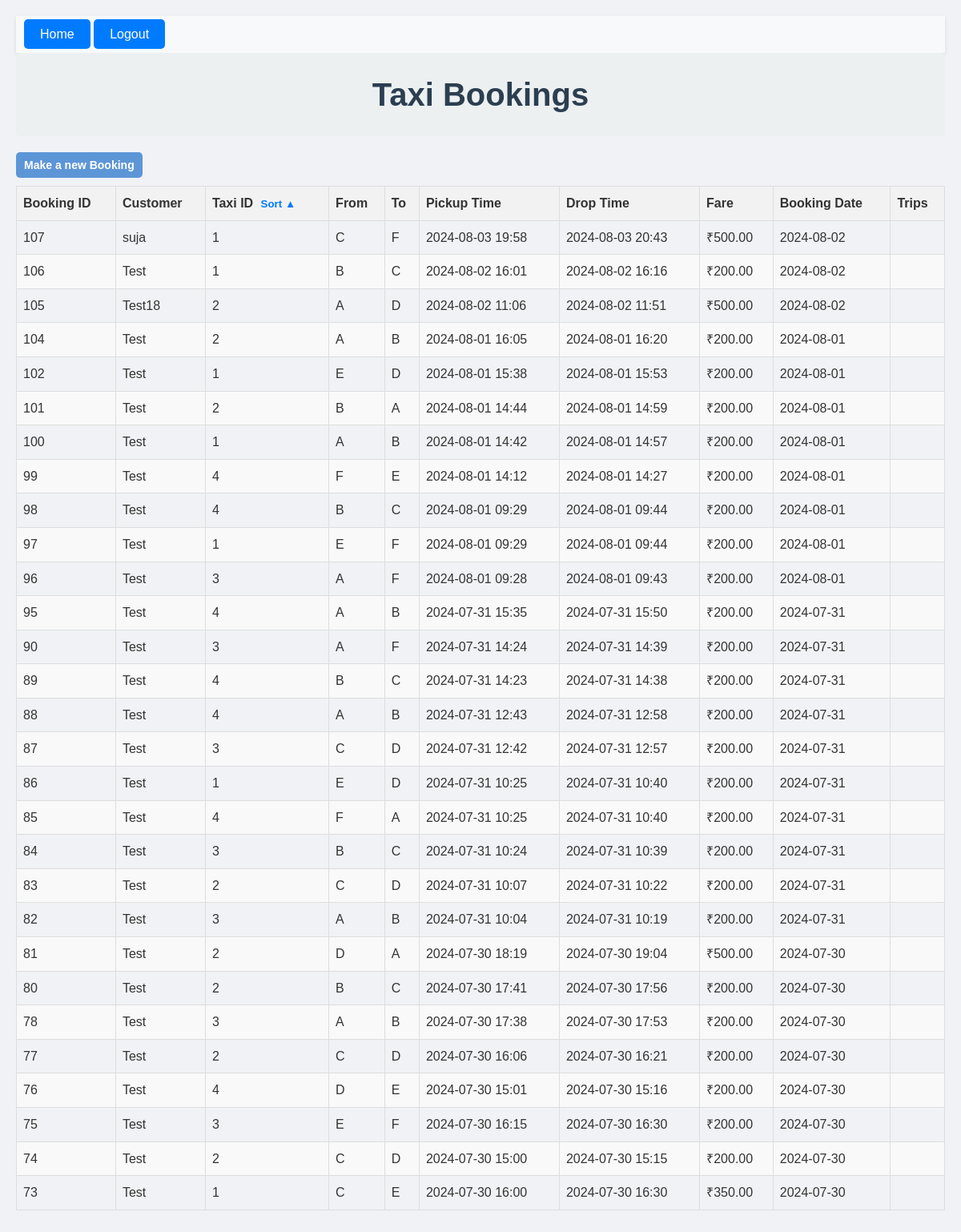
Before: /taxis/ (signed in) with the older database file.
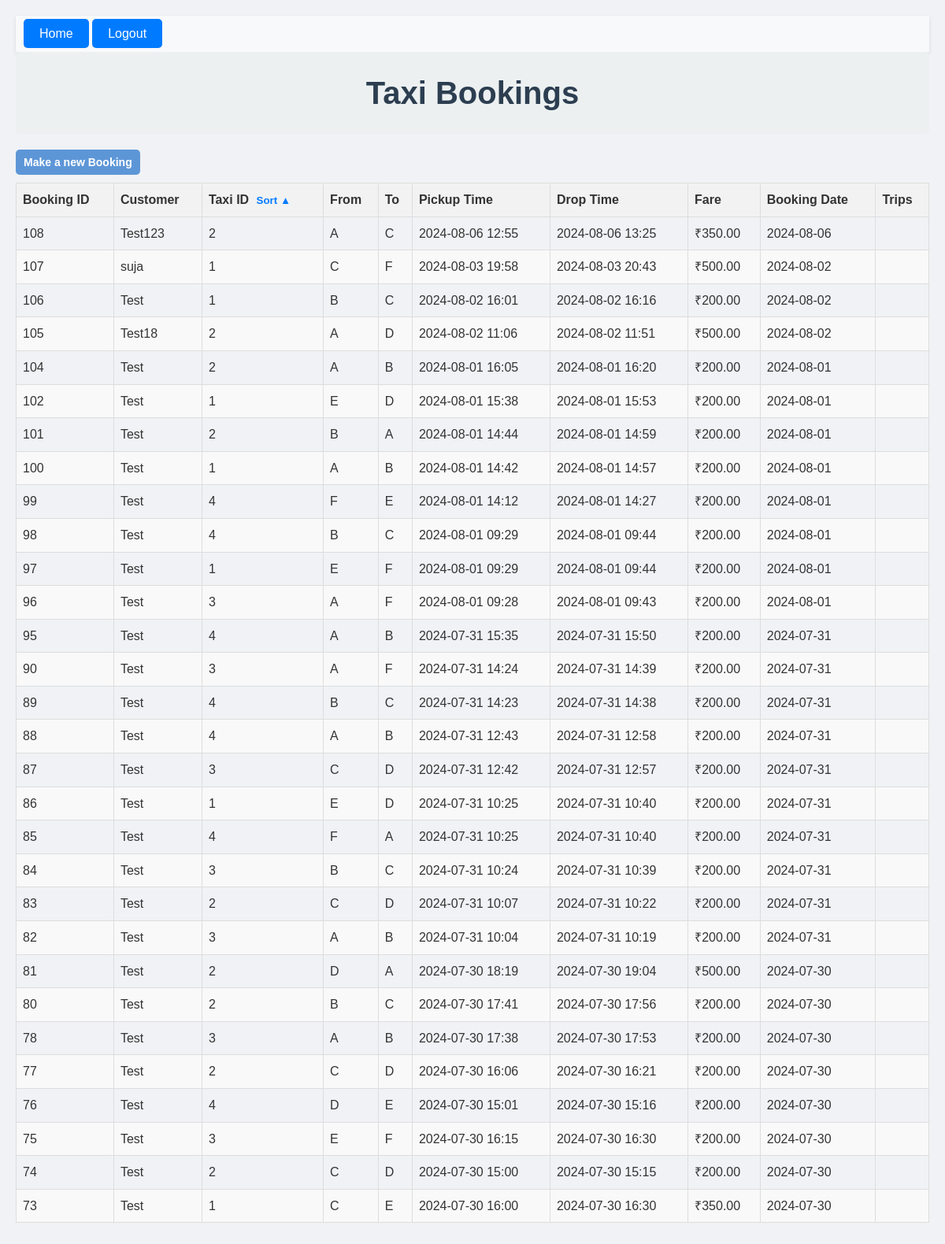
After: the same page with the newer database file.
### bookings/models.py (models this page shows, shortened)
class Booking(models.Model):
    booking_id = models.AutoField(primary_key=True)
    taxi = models.ForeignKey(Taxi, on_delete=models.CASCADE)
    customer = models.ForeignKey(Customer, on_delete=models.CASCADE)
    pickup_point = models.CharField(max_length=1, choices=[('A', 'A'), ('B', 'B'), ('C', 'C'), ('D', 'D'), ('E', 'E'), ('F', 'F')])
    drop_point = models.CharField(max_length=1, choices=[('A', 'A'), ('B', 'B'), ('C', 'C'), ('D', 'D'), ('E', 'E'), ('F', 'F')])
    pickup_time = models.DateTimeField()
    drop_time = models.DateTimeField(default=None, null=True, blank=True)
    booking_time = models.TimeField(auto_now_add=True)
    booking_date = models.DateField(auto_now_add=True)
    fare_amount = models.DecimalField(max_digits=10, decimal_places=2,default=0)

class Customer(models.Model):
    user = models.OneToOneField(User, null=True, blank=True, on_delete=models.SET_NULL)
    customer_id = models.AutoField(primary_key=True)
    customer_name = models.CharField(max_length=255)
    address_line1 = models.CharField(max_length=255, null=True, blank=True)
    city = models.CharField(max_length=100, null=True, blank=True)
    postal_code = models.CharField(max_length=20, null=True, blank=True)
    country = models.CharField(max_length=100, null=True, blank=True)

class Taxi(models.Model):
    taxi_id = models.AutoField(primary_key=True)
    driver = models.OneToOneField(User, on_delete=models.SET_NULL, null=True, related_name='assigned_taxi')
    current_location = models.CharField(max_length=1, choices=[('A', 'A'), ('B', 'B'), ('C', 'C'), ('D', 'D'), ('E', 'E'), ('F', 'F')],default='A')
    earnings = models.DecimalField(max_digits=10, decimal_places=2, default=0.0)
    location_index = models.IntegerField(default=0)

### bookings/views.py (the view, shortened to what this page needs)
# urls.py: path('taxis/', views.display_bookings, name='display_taxi_details'),
@login_required
def display_bookings(request):
    if request.user.groups.filter(name='Driver').exists():
        return redirect('driver_dashboard')
    if hasattr(request.user, 'customer'):
        bookings = Booking.objects.filter(customer=request.user.customer).order_by('-booking_date', '-booking_time')
        total_spent = sum(booking.fare_amount for booking in bookings)
    elif request.user.is_superuser:
        bookings = Booking.objects.all().order_by('-booking_date', '-booking_time')
        total_spent = 0
    else:
        messages.error(request,"You dont have access to anything")
        return redirect('index')
    sort_order = request.POST.get('sort_order', 'asc')
    context = {
        'bookings': bookings,
        'sort_order': sort_order,
        'is_admin': request.user.is_superuser,
        'is_customer': hasattr(request.user, 'customer'),
        'total_spent': total_spent
    }
    return render(request, 'display_taxi_details.html', context)

### bookings/templates/display_taxi_details.html (shortened to what this page needs)
{% extends 'base.html' %}
{% block content %}
<body class="taxi-bookings-body">
    <h1 class="taxi-bookings-header">Taxi Bookings</h1>
    <a href="{% url 'book_taxi' %}" class="back-btn">Make a new Booking</a>
    {% if bookings %}
        <form method="post" action="{% url 'display_taxi_details' %}">
            <table class="taxi-bookings-table">
                <thead>
                    <tr>
                        <th>Booking ID</th>
                        <th>Customer</th>
                        <th>
                            Taxi ID
                            <button type="submit" name="sort_by_taxi_id">
                                Sort
                             {% if sort_order == 'asc' %}▲{% else %}▼{% endif %}
                            </button>
                        </th>
                        <th>From</th>
                        <th>To</th>
                        <th>Pickup Time</th>
                        <th>Drop Time</th>
                        <th>Fare</th>
                        <th>Booking Date</th>
                        <th>Trips</th>
                    </tr>
                </thead>
                <tbody>
                    {% for booking in bookings %}
                <tr>
                     <td>{{ booking.booking_id }}</td>
                     <td>{{ booking.customer.customer_name }}</td>
                     <td>{{ booking.taxi.taxi_id }}</td>
                     <td>{{ booking.pickup_point }}</td>
                     <td>{{ booking.drop_point }}</td>
                     <td>{{ booking.pickup_time|date:"Y-m-d H:i" }}</td>
                     <td>{{ booking.drop_time|date:"Y-m-d H:i" }}</td>
                     <td>₹{{ booking.fare_amount }}</td>
                     <td>{{ booking.booking_date|date:"Y-m-d" }}</td>
                     <td>
                     </td>
                </tr>
                {% endfor %}
                </tbody>
            </table>
        </form>
    {% else %}
        <p>No bookings found.</p>
    {% endif %}
</body>
{% endblock %}

Changed rows visible on the page:
added Booking: booking_id "108", customer.customer_name "Test123", taxi.taxi_id "2", pickup_point "A", drop_point "C", pickup_time "2024-08-06 12:55", drop_time "2024-08-06 13:25", fare_amount "350.00", booking_date "2024-08-06"
